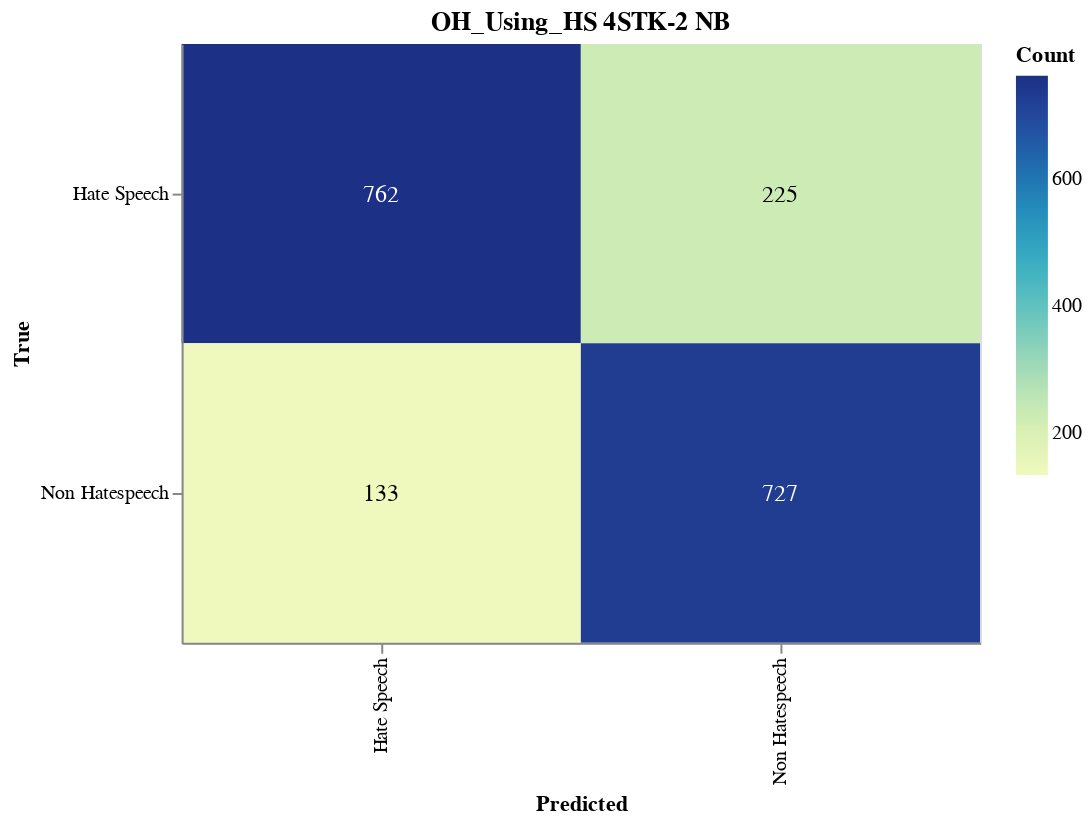

The notebook cell saved with this chart:
### Markdown cell above
#### Save CM

### Code cell
import altair as alt
import altair_saver
import pandas as pd
from sklearn.metrics import confusion_matrix

# Calculate the confusion matrix
cm = confusion_matrix(y_val, adjusted_predictions)

# Define class names
class_names = ['Hate Speech', 'Non Hatespeech']

# Convert confusion matrix to DataFrame
cm_df = pd.DataFrame(cm, index=class_names, columns=class_names).reset_index().melt(id_vars='index')
cm_df.columns = ['True', 'Predicted', 'Count']

# Ensure the order of categories
cm_df['True'] = pd.Categorical(cm_df['True'], categories=class_names, ordered=True)
cm_df['Predicted'] = pd.Categorical(cm_df['Predicted'], categories=class_names, ordered=True)

# Create the Altair plot
heatmap = alt.Chart(cm_df).mark_rect().encode(
    x=alt.X('Predicted:O', sort=class_names),
    y=alt.Y('True:O', sort=class_names),
    color='Count:Q',
    tooltip=['True', 'Predicted', 'Count']
).properties(
    width=400,
    height=300,
    title='OF_Using_FIRE 4STK-2 NB'
)

# Add text labels
text = heatmap.mark_text(
    align='center',
    baseline='middle',
    fontSize=12
).encode(
    text='Count:Q',
    color=alt.condition(
        alt.datum.Count > cm.max() / 2,
        alt.value('white'),
        alt.value('black')
    )
)

# Combine heatmap and text
final_chart = heatmap + text

# Display the plot
final_chart.show()

### Figure 1 — Vega-Lite specification as saved in the notebook (floating-point values rounded to 4 significant figures)
{"config": {"view": {"continuousWidth": 300, "continuousHeight": 300}}, "layer": [{"mark": {"type": "rect"}, "encoding": {"color": {"field": "Count", "type": "quantitative"}, "tooltip": [{"field": "True", "type": "ordinal"}, {"field": "Predicted", "type": "ordinal"}, {"field": "Count", "type": "quantitative"}], "x": {"field": "Predicted", "sort": ["Hate Speech", "Non Hatespeech"], "type": "ordinal"}, "y": {"field": "True", "sort": ["Hate Speech", "Non Hatespeech"], "type": "ordinal"}}, "title": "OH_Using_HS 4STK-2 NB"}, {"mark": {"type": "text", "align": "center", "baseline": "middle", "fontSize": 12}, "encoding": {"color": {"condition": {"test": "(datum.Count > 381.0)", "value": "white"}, "value": "black"}, "text": {"field": "Count", "type": "quantitative"}, "tooltip": [{"field": "True", "type": "ordinal"}, {"field": "Predicted", "type": "ordinal"}, {"field": "Count", "type": "quantitative"}], "x": {"field": "Predicted", "sort": ["Hate Speech", "Non Hatespeech"], "type": "ordinal"}, "y": {"field": "True", "sort": ["Hate Speech", "Non Hatespeech"], "type": "ordinal"}}, "title": "OH_Using_HS 4STK-2 NB"}], "data": {"name": "data-ec90e0a9a591acb11e98076ccf8a7855"}, "height": 300, "width": 400, "$schema": "https://vega.github.io/schema/vega-lite/v5.17.0.json", "datasets": {"data-ec90e0a9a591acb11e98076ccf8a7855": [{"True": "Hate Speech", "Predicted": "Hate Speech", "Count": 762}, {"True": "Non Hatespeech", "Predicted": "Hate Speech", "Count": 133}, {"True": "Hate Speech", "Predicted": "Non Hatespeech", "Count": 225}, {"True": "Non Hatespeech", "Predicted": "Non Hatespeech", "Count": 727}]}}
